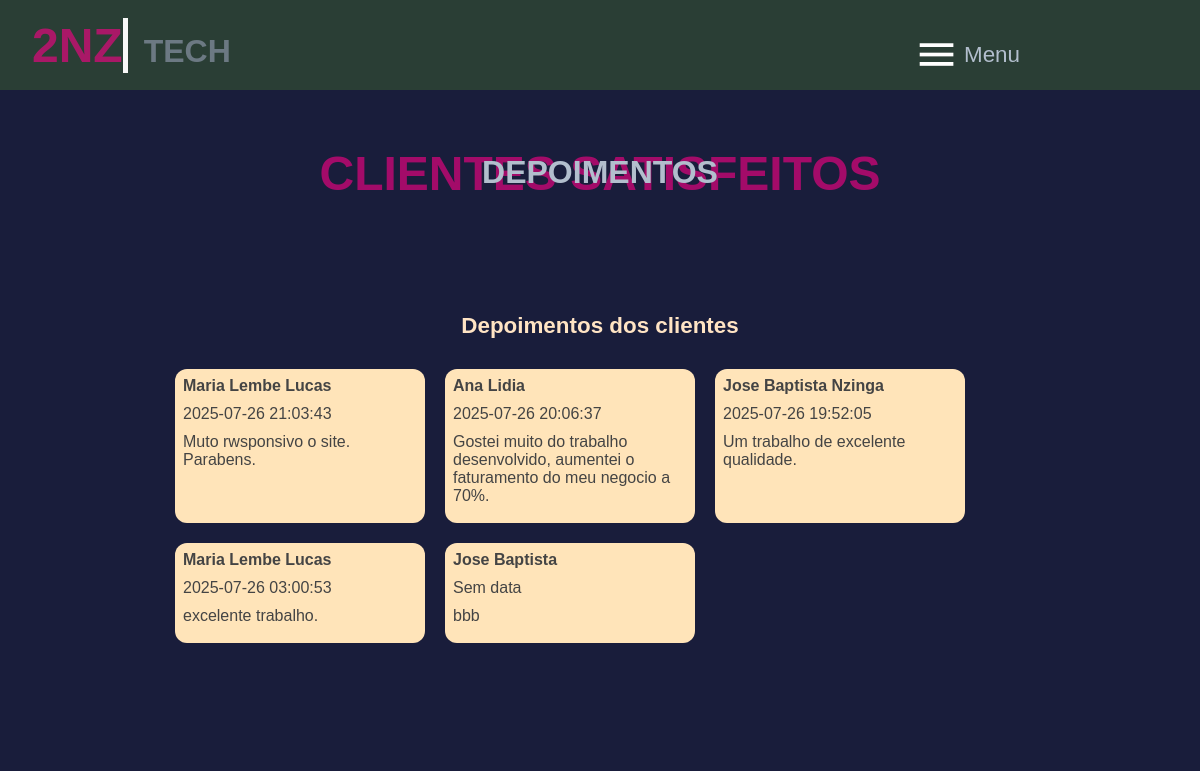
The page /depoimentoDeixado on the database its author committed.
### tables this page shows
CREATE TABLE depoimentos (
            id INTEGER PRIMARY KEY AUTOINCREMENT,
            name TEXT NOT NULL,
            message TEXT NOT NULL,
            data TIMESTAMP DEFAULT CURRENT_TIMESTAMP
        );

### src/app.py (the view)
@app.route('/depoimentoDeixado')
def depoimentoDeixado():
    conn = database.connectar()
    cursor = conn.cursor()
    cursor.execute("SELECT name, message, data FROM depoimentos ORDER BY data DESC")
    depoimentos = cursor.fetchall()
    conn.close()
    return render_template('depoimentoDeixado.html', depoimentos = depoimentos)

### database.py (called while the page is built)
def connectar():
    return sqlite3.connect(DB_PATH)

### src/templates/depoimentoDeixado.html (shortened to what this page needs)
{% extends 'template.html' %}
{% block content %}
<main>
      <div class="main-title">
        <h2 class="depoimento-text">Depoimentos<span class="big-text">Clientes satisfeitos</span></h2>
    </div>
    <section>
        <div class="depoimento-containe">
            <h3>Depoimentos dos clientes</h3>
            <ul class="depoimento-cards">
                {% for name, message, data in depoimentos %}
                <div class="depoimento-card">
                    <li><strong>{{ name }}</strong></li>
                    <li>{{ data if data else 'Sem data' }}</li>
                    <li>{{ message }}</li>
                </div>
                {% endfor %}
            </ul>
        </div>
    </section>
</main>
{% endblock %}

### src/static/css/style.css (style rules this page uses)
* { margin: 0; padding: 0; box-sizing: border-box; }
html, body { max-width: 100%; overflow-x: hidden; }
:root { --color-primary: #191d3b; --color-secondary: #27AE60; --color-white: #fff; --color-black: #000; --color-third: #020; --color-forth: #f089; --color-grey0: #dbe1e8; --color-grey1: #b2becd; --color-grey2: #6c7983; --color-grey0: #f8f8f8; --color-grey4: #454e56; --color-grey5: #2a3e35; --color-grey6: #121813; --br-5m: 4px; }
body { background-color: var(--color-primary); color: var(--color-white); transition: all ease-in-out; font-family: Arial, Helvetica, sans-serif; position: relative; z-index: -1; }

### src/static/css/blog.css (style rules this page uses)
.main-title h2 { position: relative; text-transform: uppercase; font-size: 3rem; font-weight: 700px; margin: 2rem; color: var(--color-grey1); }

### src/static/css/contactos_recebidos.css (style rules this page uses)
ul { list-style-type: none; padding: 10px; }
li { margin-bottom: 10px; }

### rows shown on the page
depoimentos: name "Maria Lembe Lucas", data "2025-07-26 21:03:43", message "Muto rwsponsivo o site. Parabens."
depoimentos: name "Ana Lidia", data "2025-07-26 20:06:37", message "Gostei muito do trabalho desenvolvido, aumentei o faturamento do meu negocio a 70%."
depoimentos: name "Jose Baptista Nzinga", data "2025-07-26 19:52:05", message "Um trabalho de excelente qualidade."
depoimentos: name "Maria Lembe Lucas", data "2025-07-26 03:00:53", message "excelente trabalho."
depoimentos: name "Jose Baptista", data "Sem data", message "bbb"
